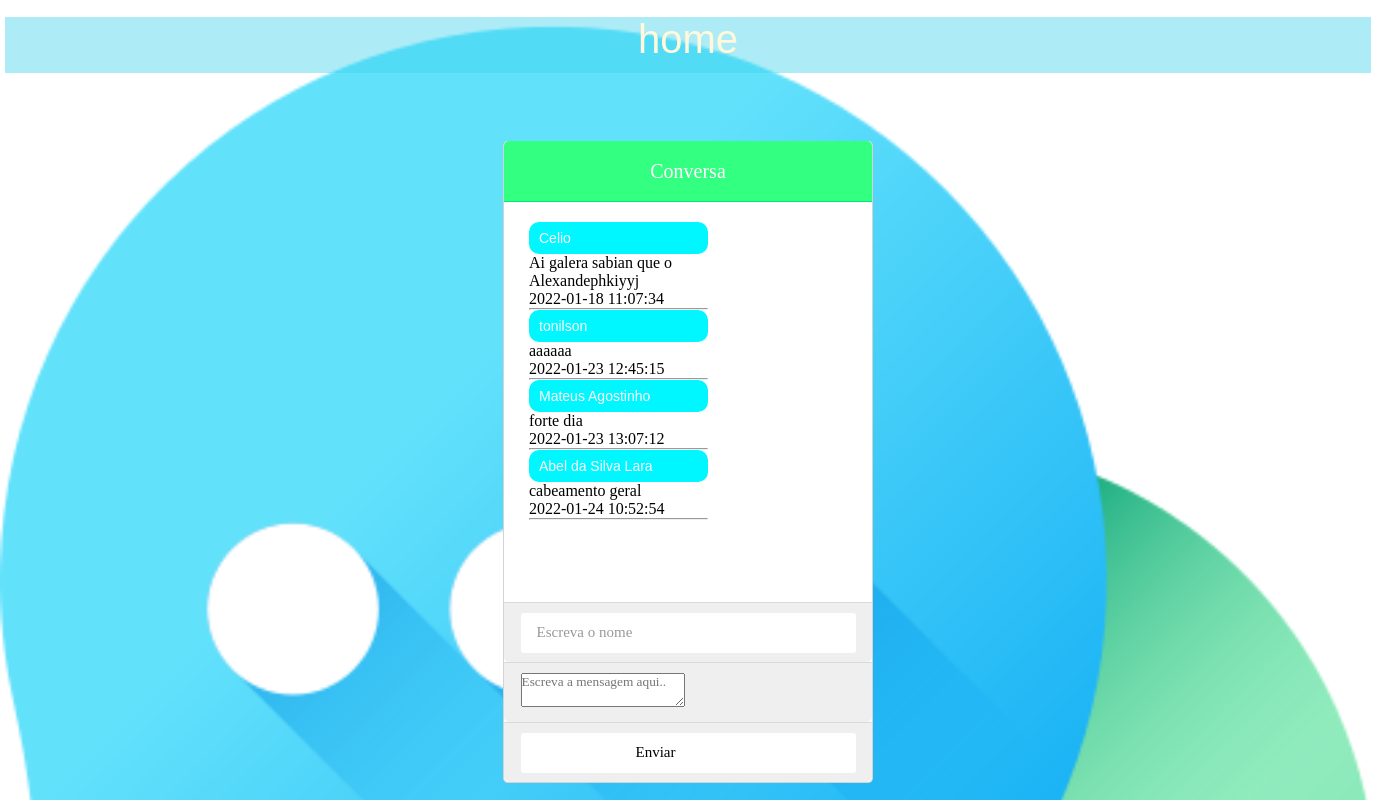
The app's page /chat.php with its own data.
### tables this page shows
CREATE TABLE `chat` (
  `id` int(11) NOT NULL,
  `nome` varchar(60) NOT NULL,
  `mensagem` mediumtext NOT NULL,
  `data_msg` datetime NOT NULL
);

### chat.php (the view, shortened to what this page needs)
<!DOCTYPE html>
<html lang="en">
<head>
    <link rel="stylesheet" href="style.css">
</head>
<body>
<div class="menu">
        <span><a href="index.php">home</a></span>
    </div>
<form method="POST" action="insert.php">
    <div class="wrapper">
        <div class="title">Conversa</div>
        <div class="form">
            <div class="bot-inbox inbox">
                <div class="msg-header">
                   <?php
                     $servidor="localhost";
                     $usuario="root";
                     $senha="";
                     $db="ispcan";
                     $conn=mysqli_connect($servidor, $usuario, $senha, $db);
                       $listar = "SELECT * FROM chat";
                      $result_listar = mysqli_query($conn, $listar);
                      while($mostrar = mysqli_fetch_assoc($result_listar))
                     {
                         echo "<div><p>".$mostrar['nome']."<br>"."</p></div>";
  	                     echo "".$mostrar['mensagem']."<br>";
  	                     echo "".$mostrar['data_msg']."<br><hr>";
                     }
                    ?>
                </div>
            </div>
        </div>
        <div class="typing-field">
            <div class="input-data">
			<input type="text" name="nome" placeholder="Escreva o nome " required><br><br>
        </div>
            </div>
		<div class="typing-field">
            <div class="input-data">
			<textarea type="text" name="mensagem" placeholder="Escreva a mensagem aqui.." required></textarea><br><br>
            </div>
        </div>
		<div class="typing-field">
            <div class="input-data">
						<input type="submit" value="Enviar">
            </div>
        </div>
    </div>
</form>
</body>
</html>

### style.css (style rules this page uses)
* { margin: 0; padding: 0; box-sizing: border-box; font-family: 'Times New Roman', Times, serif; }
html,body { display: grid; height: 100%; place-items: center; }
.wrapper { width: 370px; background: #fff; border-radius: 5px; border: 1px solid lightgray; border-top: 0px; }
.wrapper .title { background: #00ff62cc; color: #fff; font-size: 20px; font-weight: 500; line-height: 60px; text-align: center; border-bottom: 1px solid #00e67b; border-radius: 5px 5px 0 0; }
.wrapper .form { padding: 20px 15px; min-height: 400px; max-height: 400px; overflow-y: auto; }
.wrapper .form .inbox { width: 100%; display: flex; align-items: baseline; }
.wrapper .form .inbox .msg-header { max-width: 53%; margin-left: 10px; }
.form .inbox .msg-header p { color: #fff; background: #00f7ff; border-radius: 10px; padding: 8px 10px; font-size: 14px; word-break: break-all; }
.wrapper .typing-field { display: flex; height: 60px; width: 100%; align-items: center; justify-content: space-evenly; background: #efefef; border-top: 1px solid #d9d9d9; border-radius: 0 0 5px 5px; }
.wrapper .typing-field .input-data { height: 40px; width: 335px; position: relative; }
.wrapper .typing-field .input-data input { height: 100%; width: 100%; outline: none; border: 1px solid transparent; padding: 0 80px 0 15px; border-radius: 3px; font-size: 15px; background: #fff; transition: all 0.3s ease; }
.input-data input::placeholder { color: #999999; transition: all 0.3s ease; }
div.msg-header p { font-family: Arial, Helvetica, sans-serif; font-size: 40px; background-color: aquamarine; }

### chat.php (style rules this page uses)
body { background-image: url("imagens/chat.png"); width: 100% ; background-size: cover; padding: 0; margin: 0; }
div.menu { background-color: rgba(57, 209, 236, 0.411); width: 1366px; height: 3.5rem; margin-top: 0px; margin-left: 0px; text-align: center; }
div.menu a { text-decoration:none; font-family: 'Gill Sans', 'Gill Sans MT', Calibri, 'Trebuchet MS', sans-serif; font-size: 40px; padding:20px; color:cornsilk; }
form { margin-top:35px; }

### records on screen
chat: nome "Celio", mensagem "Ai galera sabian que o Alexandephkiyyj", data_msg "2022-01-18 11:07:34"
chat: nome "tonilson", mensagem "aaaaaa", data_msg "2022-01-23 12:45:15"
chat: nome "Mateus Agostinho", mensagem "forte dia", data_msg "2022-01-23 13:07:12"
chat: nome "Abel da Silva Lara", mensagem "cabeamento geral", data_msg "2022-01-24 10:52:54"
